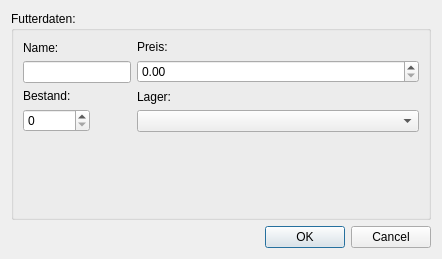
<?xml version="1.0" encoding="UTF-8"?>
<ui version="4.0">
 <class>InsertFutterDialog</class>
 <widget class="QDialog" name="InsertFutterDialog">
  <property name="geometry">
   <rect>
    <x>0</x>
    <y>0</y>
    <width>442</width>
    <height>259</height>
   </rect>
  </property>
  <property name="windowTitle">
   <string>Dialog</string>
  </property>
  <layout class="QVBoxLayout" name="verticalLayout">
   <item>
    <widget class="QGroupBox" name="groupBox">
     <property name="title">
      <string>Futterdaten:</string>
     </property>
     <layout class="QFormLayout" name="formLayout">
      <item row="0" column="1">
       <layout class="QVBoxLayout" name="verticalLayout_3">
        <item>
         <widget class="QLabel" name="label_2">
          <property name="text">
           <string>Preis:</string>
          </property>
         </widget>
        </item>
        <item>
         <widget class="QDoubleSpinBox" name="Preis"/>
        </item>
       </layout>
      </item>
      <item row="0" column="0">
       <layout class="QVBoxLayout" name="verticalLayout_2">
        <item>
         <widget class="QLabel" name="label">
          <property name="text">
           <string>Name:</string>
          </property>
         </widget>
        </item>
        <item>
         <widget class="QLineEdit" name="Name"/>
        </item>
       </layout>
      </item>
      <item row="4" column="1">
       <layout class="QVBoxLayout" name="verticalLayout_5">
        <item>
         <widget class="QLabel" name="label_4">
          <property name="text">
           <string>Lager:</string>
          </property>
         </widget>
        </item>
        <item>
         <widget class="QComboBox" name="Lager"/>
        </item>
       </layout>
      </item>
      <item row="4" column="0">
       <layout class="QVBoxLayout" name="verticalLayout_4">
        <item>
         <widget class="QLabel" name="label_3">
          <property name="text">
           <string>Bestand:</string>
          </property>
         </widget>
        </item>
        <item>
         <widget class="QSpinBox" name="Bestand">
          <property name="maximum">
           <number>1000000</number>
          </property>
         </widget>
        </item>
       </layout>
      </item>
     </layout>
    </widget>
   </item>
   <item>
    <widget class="QDialogButtonBox" name="buttonBox">
     <property name="orientation">
      <enum>Qt::Horizontal</enum>
     </property>
     <property name="standardButtons">
      <set>QDialogButtonBox::Cancel|QDialogButtonBox::Ok</set>
     </property>
    </widget>
   </item>
  </layout>
 </widget>
 <resources/>
 <connections>
  <connection>
   <sender>buttonBox</sender>
   <signal>accepted()</signal>
   <receiver>InsertFutterDialog</receiver>
   <slot>accept()</slot>
   <hints>
    <hint type="sourcelabel">
     <x>248</x>
     <y>254</y>
    </hint>
    <hint type="destinationlabel">
     <x>157</x>
     <y>274</y>
    </hint>
   </hints>
  </connection>
  <connection>
   <sender>buttonBox</sender>
   <signal>rejected()</signal>
   <receiver>InsertFutterDialog</receiver>
   <slot>reject()</slot>
   <hints>
    <hint type="sourcelabel">
     <x>316</x>
     <y>260</y>
    </hint>
    <hint type="destinationlabel">
     <x>286</x>
     <y>274</y>
    </hint>
   </hints>
  </connection>
 </connections>
</ui>
